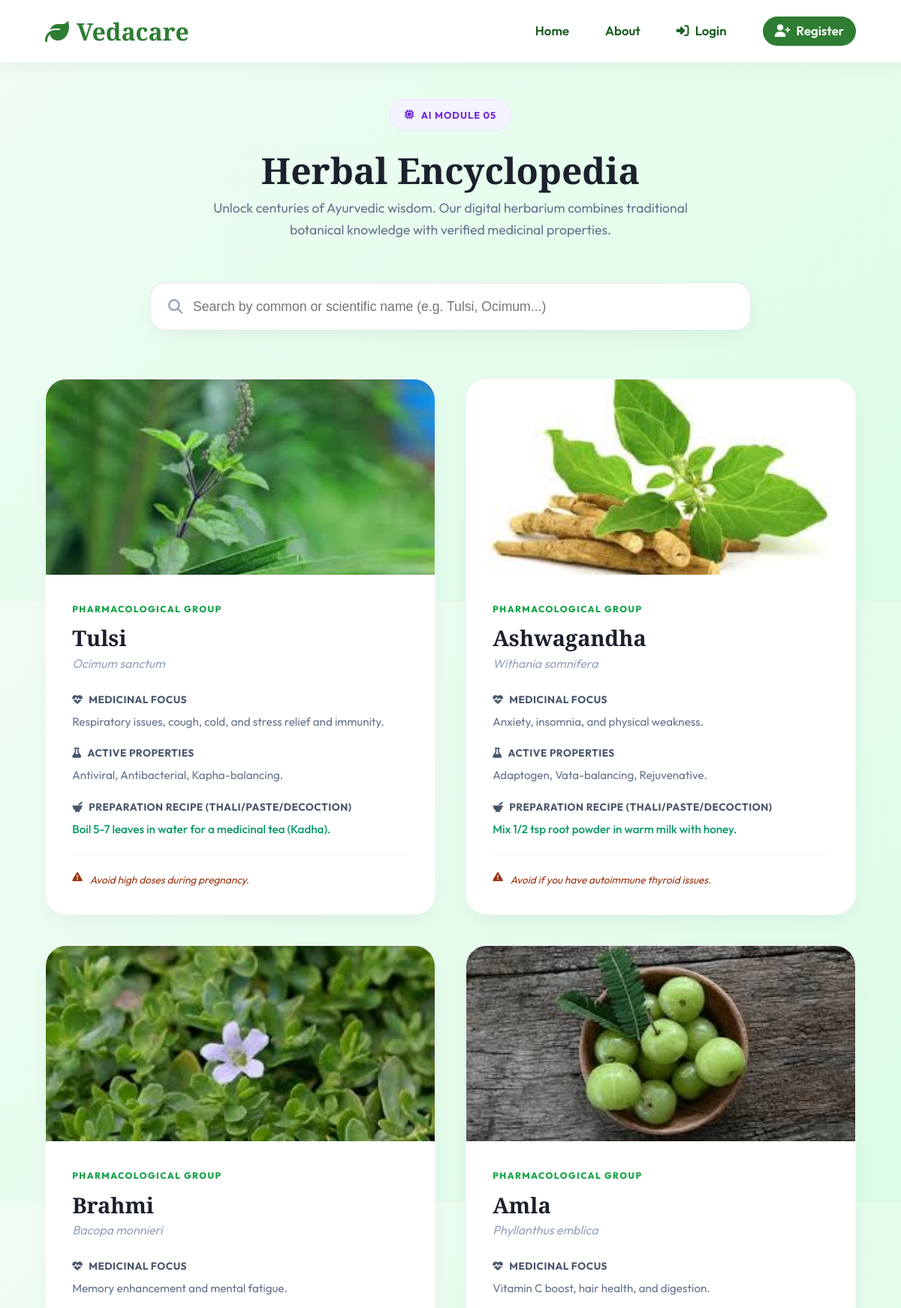
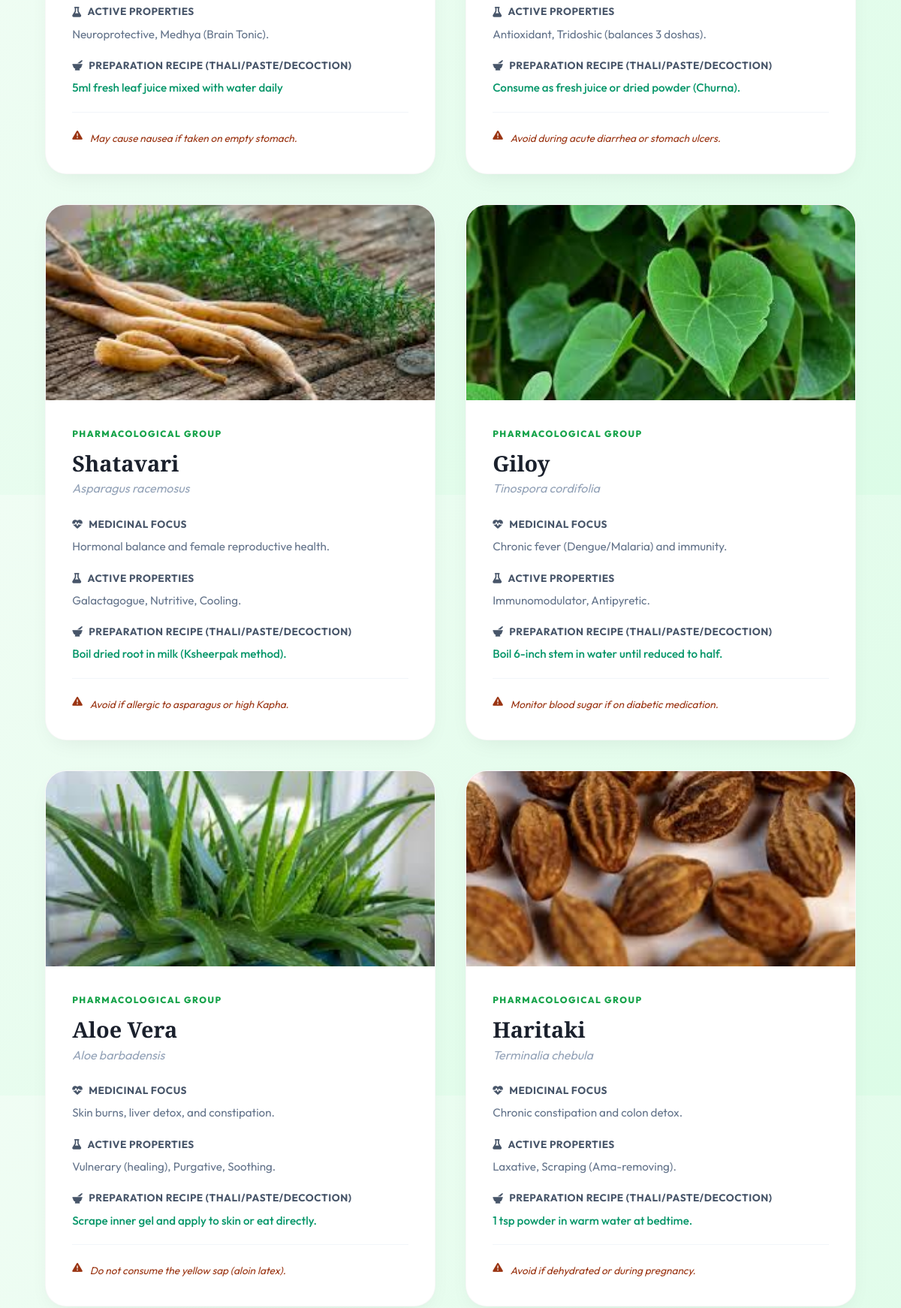
Screenshot of /remedies/ (upper part) with the database file from the repository (2 pictures, top to bottom).
### core/models.py (models this page shows, shortened)
class AyurvedicPlant(models.Model):
    name = models.CharField(max_length=100)
    scientific_name = models.CharField(max_length=150)
    image = models.ImageField(upload_to='plants/', null=True, blank=True)
    medicinal_use = models.TextField()
    properties = models.TextField() # e.g. Rasa, Guna, Virya
    habitat = models.TextField()
    preparation_method = models.TextField()
    precautions = models.TextField()
    price = models.DecimalField(max_digits=10, decimal_places=2, default=0.00) # For Module 6

### core/views.py (the view)
# urls.py: path('remedies/', views.herbal_remedies, name='remedies'),
def herbal_remedies(request):
    plants = AyurvedicPlant.objects.all()
    return render(request, 'core/remedies.html', {'herbs': plants})

### core/context_processors.py (called while the page is built)
def notifications_count(request):
    if request.user.is_authenticated:
        unread_count = Notification.objects.filter(user=request.user, is_read=False).count()
        return {'unread_count': unread_count}
    return {'unread_count': 0}

### templates/core/remedies.html (shortened to what this page needs)
{% extends 'core/base.html' %}
{% load static %}
{% block content %}
<div class="library-wrapper">
    <div class="header-box">
        <span class="header-badge"><i class="fas fa-microchip"></i> AI Module 05</span>
        <h1 class="header-title">Herbal Encyclopedia</h1>
        <p class="header-subtitle">Unlock centuries of Ayurvedic wisdom. Our digital herbarium combines traditional
            botanical knowledge with verified medicinal properties.</p>
    </div>
    <div class="search-container">
        <i class="fas fa-search search-icon"></i>
        <input type="text" id="herb-search" class="search-input"
            placeholder="Search by common or scientific name (e.g. Tulsi, Ocimum...)">
    </div>
    <div class="herb-grid" id="herb-grid">
        {% for herb in herbs %}
        <div class="herb-card" data-name="{{ herb.name|lower }} {{ herb.scientific_name|lower }}">
            <div class="herb-img-box">
                {% if herb.image %}
                <img src="{{ herb.image.url }}" alt="{{ herb.name }}" class="herb-img">
                {% else %}
                <div class="herb-placeholder">🌿</div>
                {% endif %}
            </div>
            <div class="herb-content">
                <span class="herb-meta">Pharmacological Group</span>
                <h3 class="herb-name">{{ herb.name }}</h3>
                <span class="herb-scientific">{{ herb.scientific_name }}</span>
                <div class="herb-prop">
                    <span class="prop-lbl"><i class="fas fa-heartbeat"></i> Medicinal Focus</span>
                    <p class="prop-val">{{ herb.medicinal_use }}</p>
                </div>
                {% if herb.properties %}
                <div class="herb-prop">
                    <span class="prop-lbl"><i class="fas fa-flask"></i> Active Properties</span>
                    <p class="prop-val">{{ herb.properties|truncatewords:20 }}</p>
                </div>
                {% endif %}
                {% if herb.preparation_method %}
                <div class="herb-prop">
                    <span class="prop-lbl"><i class="fas fa-mortar-pestle"></i> Preparation Recipe (Thali/Paste/Decoction)</span>
                    <p class="prop-val" style="color: #059669; font-weight: 500;">{{ herb.preparation_method|linebreaksbr }}</p>
                </div>
                {% endif %}
                {% if herb.precautions %}
                <div class="precaution-alert">
                    <i class="fas fa-exclamation-triangle"></i>
                    <span>{{ herb.precautions|truncatewords:15 }}</span>
                </div>
                {% endif %}
            </div>
        </div>
        {% endfor %}
    </div>
</div>
{% endblock %}

### static/css/main.css (style rules this page uses)
:root { --primary-50: #f0fdf4; --primary-100: #dcfce7; --primary-200: #bbf7d0; --primary-300: #86efac; --primary-400: #4ade80; --primary-500: #22c55e; --primary-600: #16a34a; --primary-700: #15803d; --primary-800: #166534; --primary-900: #14532d; --accent-emerald: #10b981; --accent-teal: #14b8a6; --accent-amber: #f59e0b; --accent-orange: #f97316; --gray-50: #f9fafb; --gray-100: #f3f4f6; --gray-200: #e5e7eb; --gray-300: #d1d5db; --gray-400: #9ca3af; --gray-500: #6b7280; --gray-600: #4b5563; --gray-700: #374151; --gray-800: #1f2937; --gray-900: #111827; --success: #10b981; --warning: #f59e0b; --error: #ef4444; --info: #3b82f6; --gradient-primary: linear-gradient(135deg, #16a34a 0%, #22c55e 100%); --gradient-hero: linear-gradient(135deg, #14532d 0%, #16a34a 50%, #22c55e 100%); --gradient-card: linear-gradient(135deg, rgba(255, 255, 255, 0.9) 0%, rgba(255, 255, 255, 0.7) 100%); --gradient-overlay: linear-gradient(180deg, rgba(0, 0, 0, 0) 0%, rgba(0, 0, 0, 0.7) 100%); --shadow-sm: 0 1px 2px 0 rgba(0, 0, 0, 0.05); --shadow-md: 0 4px 6px -1px rgba(0, 0, 0, 0.1), 0 2px 4px -1px rgba(0, 0, 0, 0.06); --shadow-lg: 0 10px 15px -3px rgba(0, 0, 0, 0.1), 0 4px 6px -2px rgba(0, 0, 0, 0.05); --shadow-xl: 0 20px 25px -5px rgba(0, 0, 0, 0.1), 0 10px 10px -5px rgba(0, 0, 0, 0.04); --shadow-2xl: 0 25px 50px -12px rgba(0, 0, 0, 0.25); --shadow-glow: 0 0 20px rgba(34, 197, 94, 0.3); --spacing-xs: 0.5rem; --spacing-sm: 0.75rem; --spacing-md: 1rem; --spacing-lg: 1.5rem; --spacing-xl: 2rem; --spacing-2xl: 3rem; --spacing-3xl: 4rem; --radius-sm: 0.375rem; --radius-md: 0.5rem; --radius-lg: 0.75rem; --radius-xl: 1rem; --radius-2xl: 1.5rem; --radius-full: 9999px; --font-primary: 'Inter', -apple-system, BlinkMacSystemFont, 'Segoe UI', sans-serif; --font-display: 'Playfair Display', Georgia, serif; --transition-fast: 150ms cubic-bezier(0.4, 0, 0.2, 1); --transition-base: 250ms cubic-bezier(0.4, 0, 0.2, 1); --transition-slow: 350ms cubic-bezier(0.4, 0, 0.2, 1); }
* { margin: 0; padding: 0; box-sizing: border-box; }
html { scroll-behavior: smooth; -webkit-font-smoothing: antialiased; -moz-osx-font-smoothing: grayscale; }
body { font-family: var(--font-primary); background: linear-gradient(135deg, #f0fdf4 0%, #dcfce7 100%); color: var(--gray-800); line-height: 1.6; min-height: 100vh; }
h1, h2, h3, h4, h5, h6 { font-weight: 700; line-height: 1.2; color: var(--gray-900); }
h1 { font-size: 3rem; font-family: var(--font-display); }
h3 { font-size: 1.875rem; }

### templates/core/base.html (style rules this page uses)
:root { --primary: #2e7d32; --primary-light: #4caf50; --primary-dark: #1b5e20; --text-main: #2e7d32; --bg: #ffffff; --font-display: 'Playfair Display', serif; --font-body: 'Outfit', sans-serif; --shadow-nav: 0 4px 20px rgba(0, 0, 0, 0.05); }
body { font-family: var(--font-body); background-color: #f4faeb; color: #333; margin: 0; padding: 0; display: flex; flex-direction: column; min-height: 100vh; }

### rows the page displays
AyurvedicPlant: image (picture), name "Tulsi", scientific_name "Ocimum sanctum", medicinal_use "Respiratory issues, cough, cold, and stress relief and immunity.", properties "Antiviral, Antibacterial, Kapha-balancing.", preparation_method "Boil 5-7 leaves in water for a medicinal tea (Kadha).", precautions "Avoid high doses during pregnancy."
AyurvedicPlant: image (picture), name "Ashwagandha", scientific_name "Withania somnifera", medicinal_use "Anxiety, insomnia, and physical weakness.", properties "Adaptogen, Vata-balancing, Rejuvenative.", preparation_method "Mix 1/2 tsp root powder in warm milk with honey.", precautions "Avoid if you have autoimmune thyroid issues."
AyurvedicPlant: image (picture), name "Brahmi", scientific_name "Bacopa monnieri", medicinal_use "Memory enhancement and mental fatigue.", properties "Neuroprotective, Medhya (Brain Tonic).", preparation_method "5ml fresh leaf juice mixed with water daily", precautions "May cause nausea if taken on empty stomach."
AyurvedicPlant: image (picture), name "Amla", scientific_name "Phyllanthus emblica", medicinal_use "Vitamin C boost, hair health, and digestion.", properties "Antioxidant, Tridoshic (balances 3 doshas).", preparation_method "Consume as fresh juice or dried powder (Churna).", precautions "Avoid during acute diarrhea or stomach ulcers."
AyurvedicPlant: image (picture), name "Shatavari", scientific_name "Asparagus racemosus", medicinal_use "Hormonal balance and female reproductive health.", properties "Galactagogue, Nutritive, Cooling.", preparation_method "Boil dried root in milk (Ksheerpak method).", precautions "Avoid if allergic to asparagus or high Kapha."
AyurvedicPlant: image (picture), name "Giloy", scientific_name "Tinospora cordifolia", medicinal_use "Chronic fever (Dengue/Malaria) and immunity.", properties "Immunomodulator, Antipyretic.", preparation_method "Boil 6-inch stem in water until reduced to half.", precautions "Monitor blood sugar if on diabetic medication."
AyurvedicPlant: image (picture), name "Aloe Vera", scientific_name "Aloe barbadensis", medicinal_use "Skin burns, liver detox, and constipation.", properties "Vulnerary (healing), Purgative, Soothing.", preparation_method "Scrape inner gel and apply to skin or eat directly.", precautions "Do not consume the yellow sap (aloin latex)."
AyurvedicPlant: image (picture), name "Haritaki", scientific_name "Terminalia chebula", medicinal_use "Chronic constipation and colon detox.", properties "Laxative, Scraping (Ama-removing).", preparation_method "1 tsp powder in warm water at bedtime.", precautions "Avoid if dehydrated or during pregnancy."
